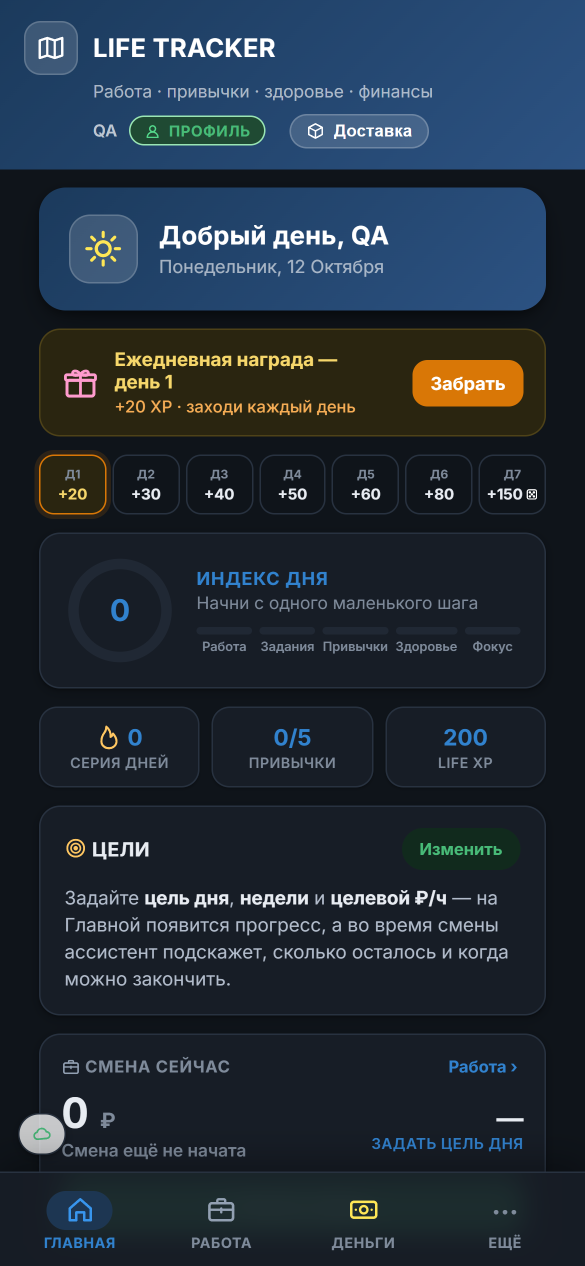
#> input picture tools/raw_delivery_main.png, 1170 x 2532 px (shown at 1/2 size)
$ python showcase.py raw_delivery_main.png out.png raw_delivery_money.png raw_delivery_money.png 5
#> lines starting #> are read from the running program, lines starting #| are printed output that depends on the picture; after the words box and inside, x2 and y2 are one past the last pixel; in counts of white or black regions, pixels touching at a corner belong together
from PIL import Image, ImageDraw, ImageFilter, ImageFont
import sys, os

SRC = sys.argv[1]
OUT = sys.argv[2]
TITLE = sys.argv[3] if len(sys.argv) > 3 else "Life Tracker"
SUB = sys.argv[4] if len(sys.argv) > 4 else "Работа · Привычки · Здоровье · Финансы"
CROP_TOP = int(sys.argv[5]) if len(sys.argv) > 5 else 0

shot = Image.open(SRC).convert("RGB")
#> shot is the input picture: PIL image 1170x2532 RGB; mean R, G, B 33.9, 44.8, 55.9
if CROP_TOP:
    shot = shot.crop((0, CROP_TOP, shot.width, shot.height))
#> shot: PIL image 1170x2527 RGB

# --- canvas with gradient
W, H = 1600, 2400
bg = Image.new("RGB", (W, H))
#> bg: PIL image 1600x2400 RGB; every value is 0
d = ImageDraw.Draw(bg)
c1, c2 = (14, 22, 40), (34, 58, 110)
for y in range(H):
    t = y / H
    d.line([(0, y), (W, y)], fill=tuple(int(c1[i] + (c2[i] - c1[i]) * t) for i in range(3)))
# glow
glow = Image.new("RGB", (W, H), (0, 0, 0))
gd = ImageDraw.Draw(glow)
gd.ellipse((W*0.2, H*0.35, W*0.8, H*0.95), fill=(40, 90, 200))
glow = glow.filter(ImageFilter.GaussianBlur(220))
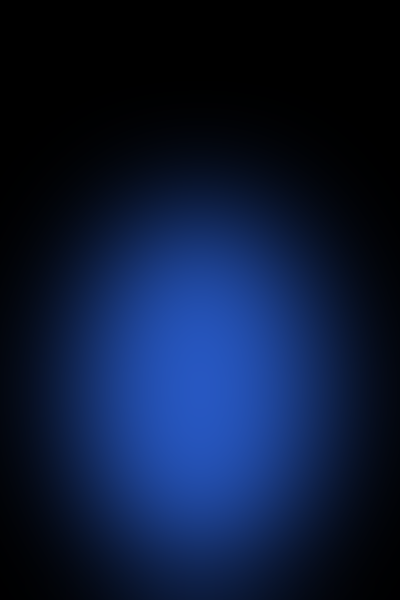
#> glow: PIL image 1600x2400 RGB (shown at 1/4 size); mean R, G, B 11.1, 25, 55.6
bg = Image.blend(bg, Image.eval(glow, lambda v: v), 0.35)
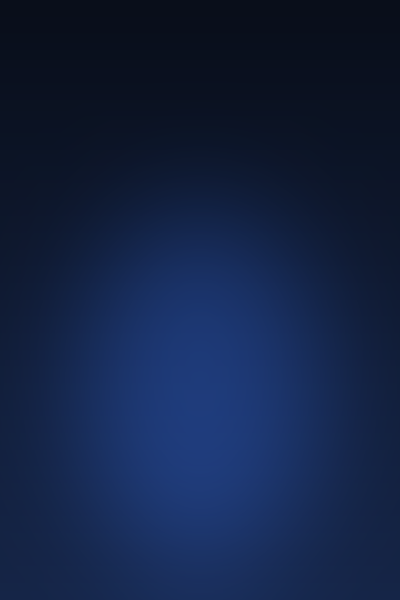
#> bg: PIL image 1600x2400 RGB (shown at 1/4 size); mean R, G, B 18.7, 33.9, 67.4

# --- phone
ph_w = 900
scale = ph_w / shot.width
ph_h = int(shot.height * scale)
shot_r = shot.resize((ph_w, ph_h), Image.LANCZOS)
radius = 70
border = 18
frame = Image.new("RGBA", (ph_w + border*2, ph_h + border*2), (0, 0, 0, 0))
#> frame: PIL image 936x1979 RGBA; every value is 0
fd = ImageDraw.Draw(frame)
fd.rounded_rectangle((0, 0, frame.width-1, frame.height-1), radius + border, fill=(18, 18, 22, 255))
mask = Image.new("L", shot_r.size, 0)
#> mask: PIL image 900x1943 L; every value is 0
ImageDraw.Draw(mask).rounded_rectangle((0, 0, ph_w-1, ph_h-1), radius, fill=255)
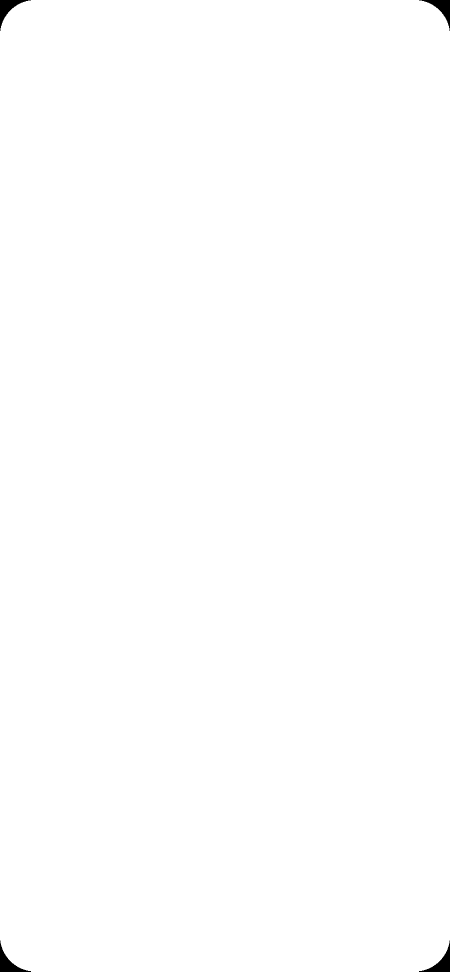
#> mask: PIL image 900x1943 L (shown at 1/2 size); 99.8% white; 4 black regions, box (x1, y1, x2, y2) and area: (0, 0, 62, 62) 1071, (838, 0, 900, 62) 1071, (0, 1881, 62, 1943) 1071, (838, 1881, 900, 1943) 1071
frame.paste(shot_r, (border, border), mask)
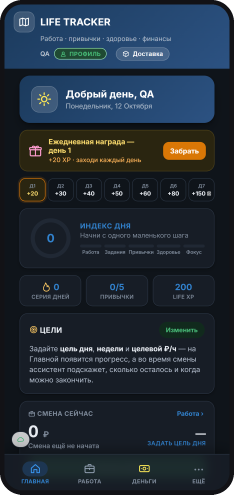
#> frame: PIL image 936x1979 RGBA (shown at 1/4 size); mean R, G, B, A 32.9, 43.1, 53.7, 254.1; transparent parts drawn white

# shadow
sh = Image.new("RGBA", (frame.width + 300, frame.height + 300), (0, 0, 0, 0))
#> sh: PIL image 1236x2279 RGBA; every value is 0
ImageDraw.Draw(sh).rounded_rectangle((150, 190, 150 + frame.width, 190 + frame.height), radius + border, fill=(0, 0, 0, 170))
sh = sh.filter(ImageFilter.GaussianBlur(60))
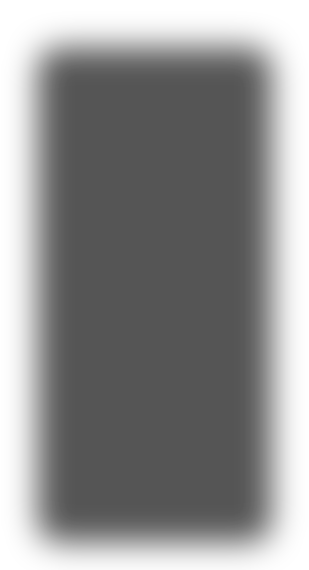
#> sh: PIL image 1236x2279 RGBA (shown at 1/4 size); mean R, G, B, A 0, 0, 0, 111.5; transparent parts drawn white

# text
def font(sz, bold=True):
    for p in [r"C:\Windows\Fonts\segoeuib.ttf" if bold else r"C:\Windows\Fonts\segoeui.ttf",
              r"C:\Windows\Fonts\arialbd.ttf" if bold else r"C:\Windows\Fonts\arial.ttf"]:
        if os.path.exists(p):
            return ImageFont.truetype(p, sz)
    return ImageFont.load_default()

bg = bg.convert("RGBA")
#> bg: PIL image 1600x2400 RGBA
d = ImageDraw.Draw(bg)
f1, f2 = font(96), font(44, False)
tw = d.textlength(TITLE, font=f1)
#> tw = 118
d.text(((W - tw)/2, 150), TITLE, font=f1, fill=(255, 255, 255))
sw = d.textlength(SUB, font=f2)
#> sw = 118
d.text(((W - sw)/2, 280), SUB, font=f2, fill=(170, 190, 230))

px = (W - frame.width)//2
py = 400
bg.alpha_composite(sh, (px - 150, py - 150))
bg.alpha_composite(frame, (px, py))
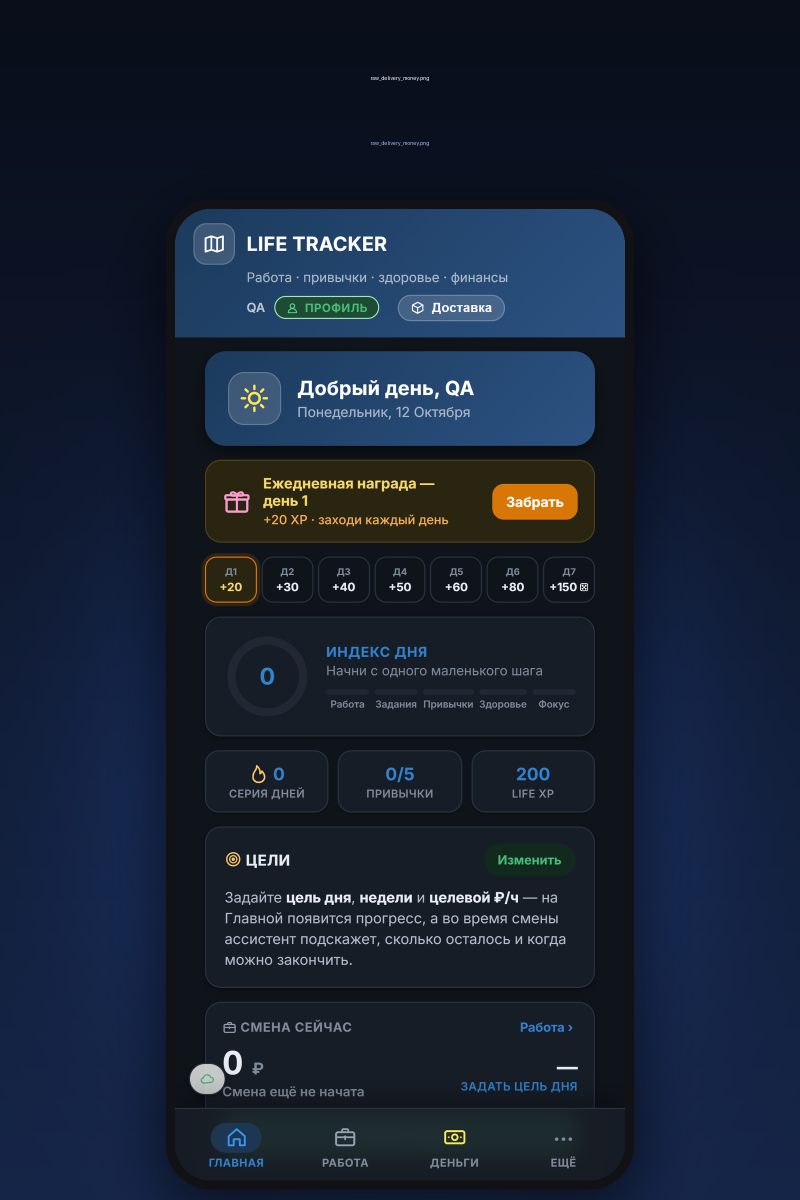
#> bg: PIL image 1600x2400 RGBA (shown at 1/2 size); mean R, G, B, A 23.3, 33.7, 50.8, 255
bg = bg.crop((0, 0, W, min(H, py + frame.height + 120)))
bg.convert("RGB").save(OUT, quality=95)
print(OUT, bg.size)
#| out.png (1600, 2400)

$ run again, on tools/raw_delivery_work.png
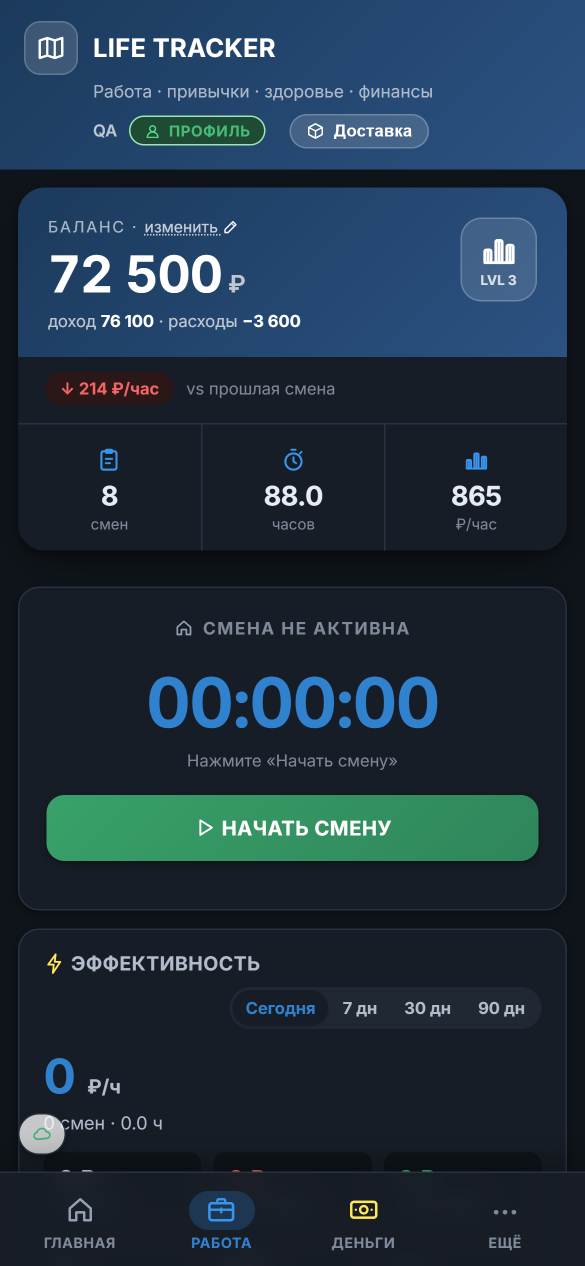
#> input picture tools/raw_delivery_work.png, 1170 x 2532 px (shown at 1/2 size)
#> shot is the input picture: PIL image 1170x2532 RGB; mean R, G, B 32.5, 49.9, 64.3
#> shot: PIL image 1170x2527 RGB
#> `frame.paste(shot_r, (border, border), mask)`:
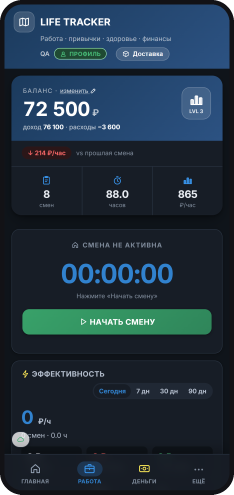
#> frame: PIL image 936x1979 RGBA (shown at 1/4 size); mean R, G, B, A 31.6, 48, 61.6, 254.1; transparent parts drawn white
#> tw = 109
#> `bg.alpha_composite(frame, (px, py))`:
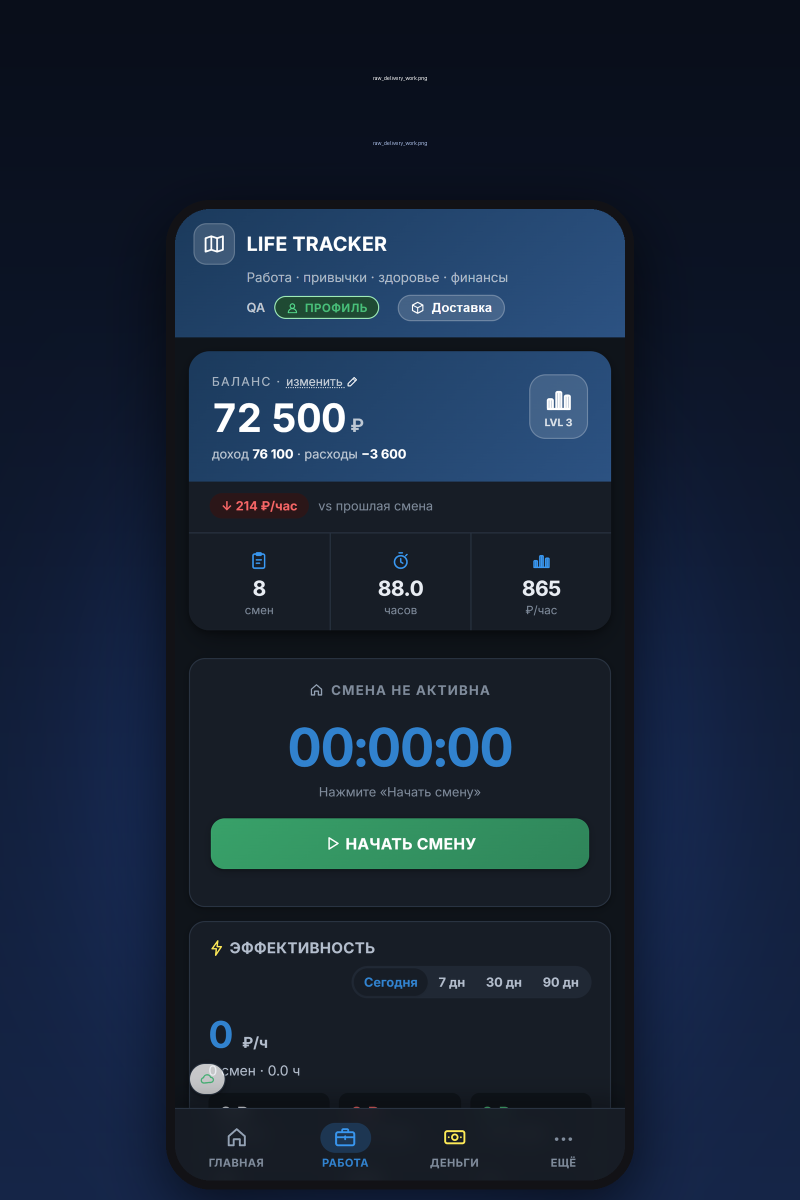
#> bg: PIL image 1600x2400 RGBA (shown at 1/2 size); mean R, G, B, A 22.7, 36, 54.6, 255
#| out.png (1600, 2400)

$ run again, on tools/raw_freelance_money.png
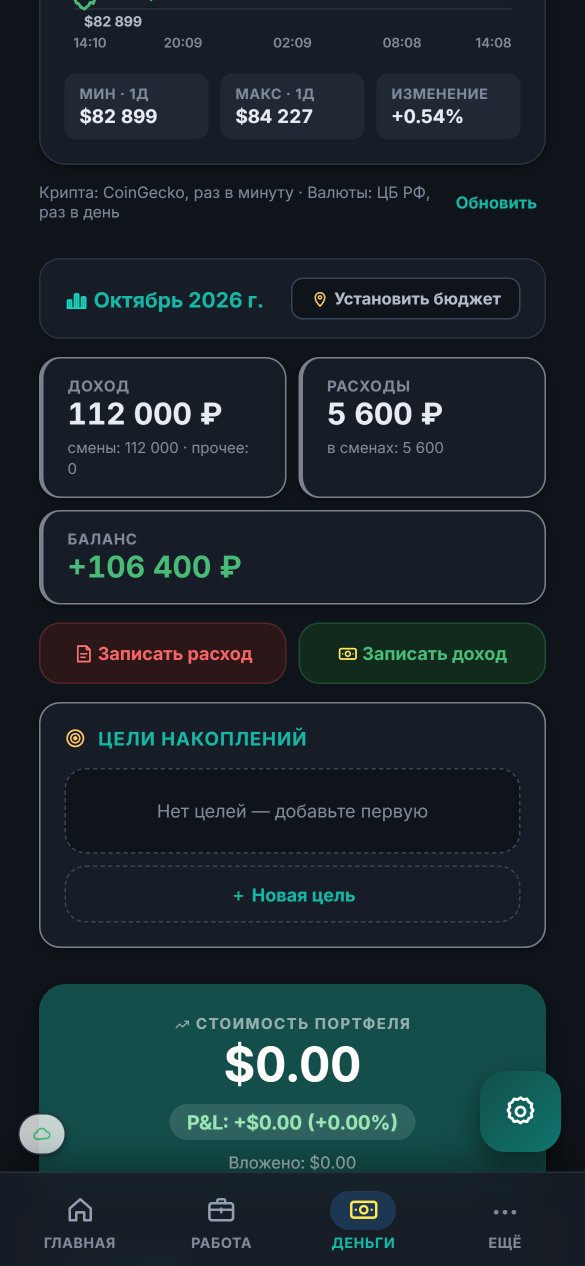
#> input picture tools/raw_freelance_money.png, 1170 x 2532 px (shown at 1/2 size)
#> shot is the input picture: PIL image 1170x2532 RGB; mean R, G, B 26.6, 39.9, 45.3
#> shot: PIL image 1170x2527 RGB
#> `frame.paste(shot_r, (border, border), mask)`:
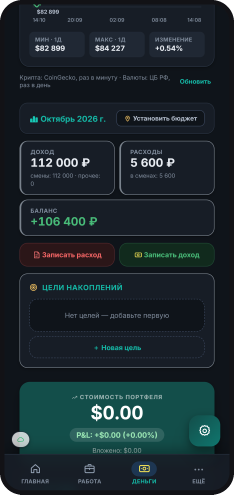
#> frame: PIL image 936x1979 RGBA (shown at 1/4 size); mean R, G, B, A 26.1, 38.6, 43.9, 254.1; transparent parts drawn white
#> tw = 125
#> `bg.alpha_composite(frame, (px, py))`:
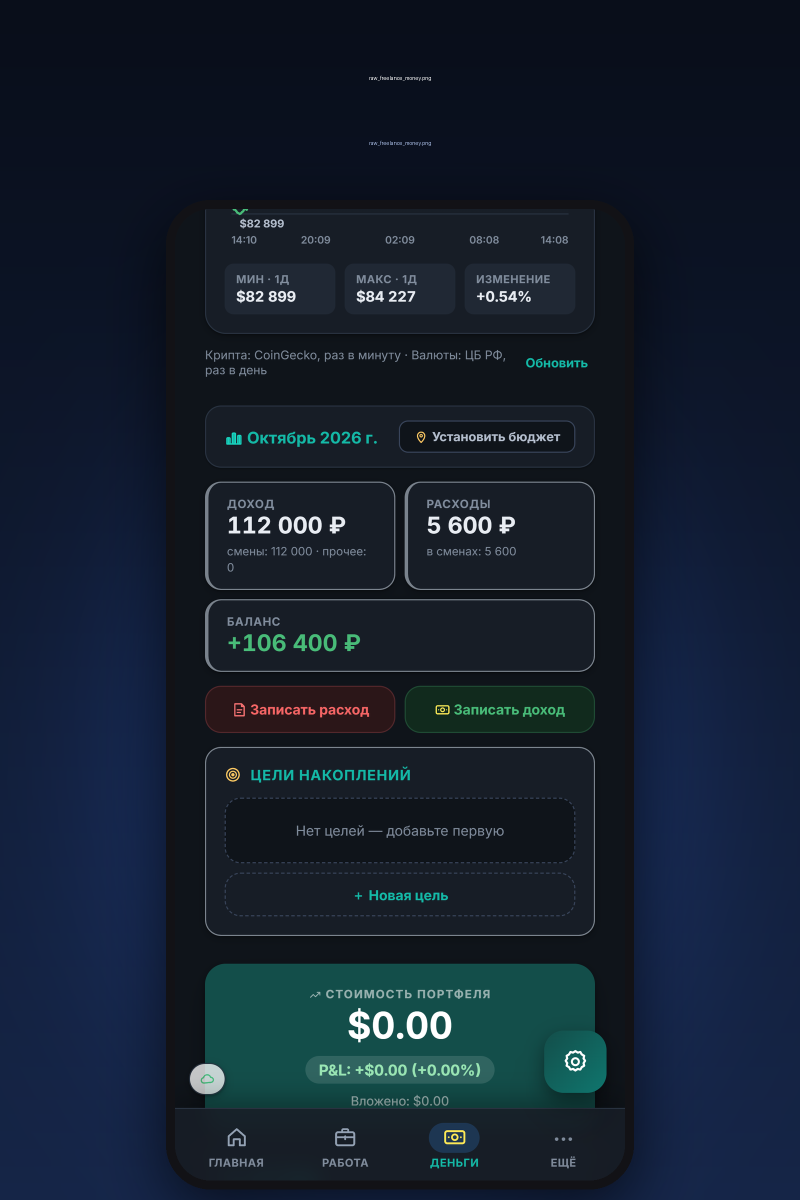
#> bg: PIL image 1600x2400 RGBA (shown at 1/2 size); mean R, G, B, A 20.1, 31.5, 46.1, 255
#| out.png (1600, 2400)
